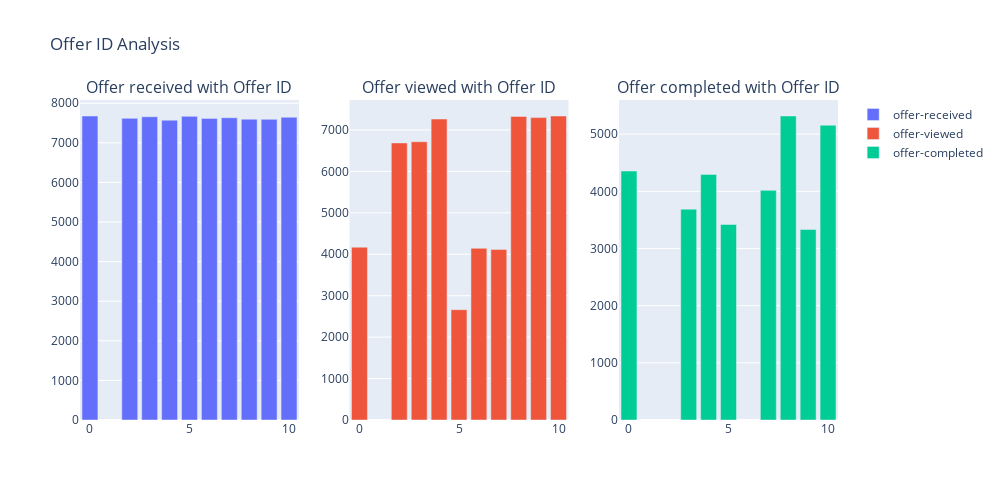

The notebook cell saved with this chart:
### Code cell
plot_offer_id_analysis(offer_received_id, offer_viewed_id, offer_completed_id)

### Figure 1 — Plotly figure (JSON) as saved in the notebook; plotly's stock layout.template omitted (floating-point values rounded to 4 significant figures)
{"data": [{"name": "offer-received", "type": "bar", "x": [0, 5, 3, 10, 7, 2, 6, 8, 9, 4], "xaxis": "x", "y": [7677, 7668, 7658, 7646, 7632, 7618, 7617, 7597, 7593, 7571], "yaxis": "y"}, {"name": "offer-viewed", "type": "bar", "x": [10, 8, 9, 4, 3, 2, 0, 6, 7, 5], "xaxis": "x2", "y": [7337, 7327, 7298, 7264, 6716, 6687, 4171, 4144, 4118, 2663], "yaxis": "y2"}, {"name": "offer-completed", "type": "bar", "x": [8, 10, 0, 4, 7, 3, 5, 9], "xaxis": "x3", "y": [5317, 5156, 4354, 4296, 4017, 3688, 3420, 3331], "yaxis": "y3"}], "layout": {"annotations": [{"font": {"size": 16}, "showarrow": false, "text": "Offer received with Offer ID", "x": 0.1444, "xanchor": "center", "xref": "paper", "y": 1, "yanchor": "bottom", "yref": "paper"}, {"font": {"size": 16}, "showarrow": false, "text": "Offer viewed with Offer ID", "x": 0.5, "xanchor": "center", "xref": "paper", "y": 1, "yanchor": "bottom", "yref": "paper"}, {"font": {"size": 16}, "showarrow": false, "text": "Offer completed with Offer ID", "x": 0.8556, "xanchor": "center", "xref": "paper", "y": 1, "yanchor": "bottom", "yref": "paper"}], "height": 500, "title": {"text": "Offer ID Analysis"}, "width": 1000, "xaxis": {"anchor": "y", "domain": [0, 0.2889]}, "xaxis2": {"anchor": "y2", "domain": [0.3556, 0.6444]}, "xaxis3": {"anchor": "y3", "domain": [0.7111, 1]}, "yaxis": {"anchor": "x", "domain": [0, 1]}, "yaxis2": {"anchor": "x2", "domain": [0, 1]}, "yaxis3": {"anchor": "x3", "domain": [0, 1]}}}
